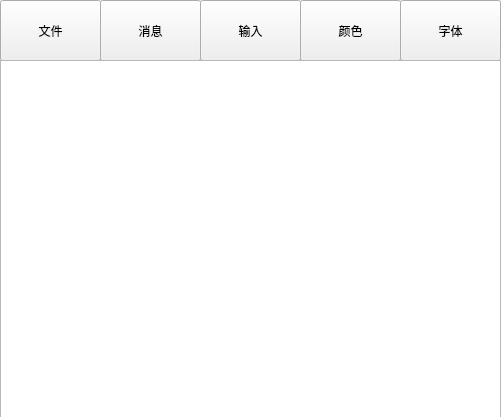
<?xml version="1.0" encoding="UTF-8"?>
<ui version="4.0">
 <class>Widget</class>
 <widget class="QWidget" name="Widget">
  <property name="geometry">
   <rect>
    <x>0</x>
    <y>0</y>
    <width>501</width>
    <height>417</height>
   </rect>
  </property>
  <property name="windowTitle">
   <string>Widget</string>
  </property>
  <widget class="QPushButton" name="pushButton">
   <property name="geometry">
    <rect>
     <x>0</x>
     <y>0</y>
     <width>101</width>
     <height>61</height>
    </rect>
   </property>
   <property name="text">
    <string>文件</string>
   </property>
  </widget>
  <widget class="QPushButton" name="pushButton_2">
   <property name="geometry">
    <rect>
     <x>100</x>
     <y>0</y>
     <width>101</width>
     <height>61</height>
    </rect>
   </property>
   <property name="text">
    <string>消息</string>
   </property>
  </widget>
  <widget class="QPushButton" name="pushButton_3">
   <property name="geometry">
    <rect>
     <x>200</x>
     <y>0</y>
     <width>101</width>
     <height>61</height>
    </rect>
   </property>
   <property name="text">
    <string>输入</string>
   </property>
  </widget>
  <widget class="QPushButton" name="pushButton_4">
   <property name="geometry">
    <rect>
     <x>300</x>
     <y>0</y>
     <width>101</width>
     <height>61</height>
    </rect>
   </property>
   <property name="text">
    <string>颜色</string>
   </property>
  </widget>
  <widget class="QPushButton" name="pushButton_5">
   <property name="geometry">
    <rect>
     <x>400</x>
     <y>0</y>
     <width>101</width>
     <height>61</height>
    </rect>
   </property>
   <property name="text">
    <string>字体</string>
   </property>
  </widget>
  <widget class="QTextEdit" name="textEdit">
   <property name="geometry">
    <rect>
     <x>0</x>
     <y>60</y>
     <width>501</width>
     <height>361</height>
    </rect>
   </property>
  </widget>
 </widget>
 <resources/>
 <connections/>
</ui>
